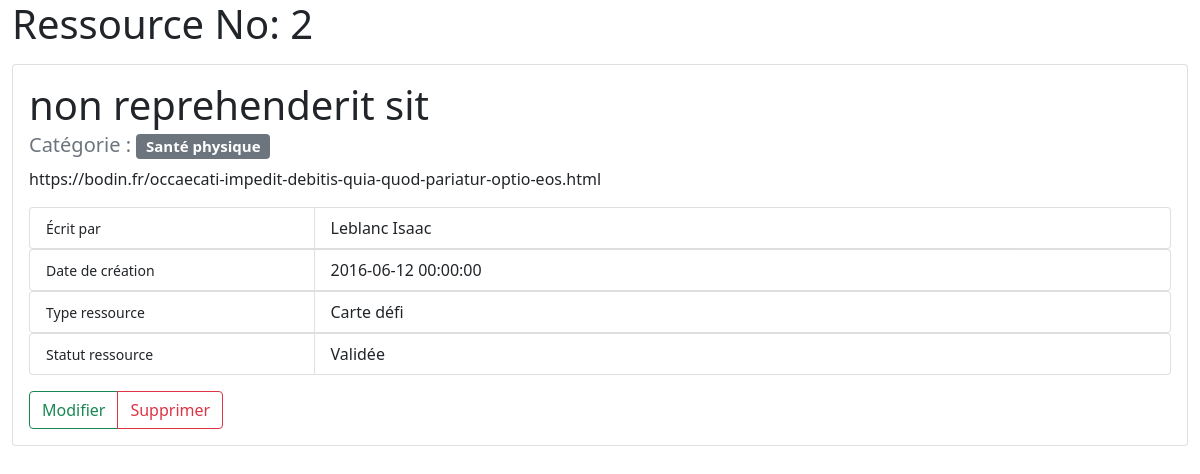
The app's page /ressource.php?id=2 with its own data.
### tables this page shows
CREATE TABLE `ressource` (
  `id` int(11) NOT NULL,
  `categorie_id` int(11) NOT NULL,
  `accessibilite_id` int(11) NOT NULL,
  `auteur_id` int(11) NOT NULL,
  `statut_ressource_id` int(11) NOT NULL,
  `type_ressource_id` int(11) NOT NULL,
  `titre` varchar(255) NOT NULL,
  `lien_serveur` varchar(255) NOT NULL,
  `date_creation` datetime NOT NULL
);

CREATE TABLE `categorie` (
  `id` int(11) NOT NULL,
  `libelle` varchar(255) NOT NULL
);

CREATE TABLE `utilisateur` (
  `id` int(11) NOT NULL,
  `role_id` int(11) NOT NULL,
  `statut_compte_id` int(11) NOT NULL,
  `email` varchar(180) NOT NULL,
  `roles` longtext NOT NULL CHECK (json_valid(`roles`)),
  `password` varchar(255) NOT NULL,
  `nom` varchar(255) NOT NULL,
  `prenom` varchar(255) NOT NULL,
  `numero_departement` varchar(255) NOT NULL,
  `pseudo` varchar(255) NOT NULL
);

CREATE TABLE `type_ressource` (
  `id` int(11) NOT NULL,
  `libelle` varchar(255) NOT NULL
);

CREATE TABLE `statut_ressource` (
  `id` int(11) NOT NULL,
  `libelle` varchar(255) NOT NULL
);

### libraries/Renderer.php (called while the page is built, shortened)
<?php
class Renderer
{
    public static function render(string $path, array $variables = []): void
    {
        extract($variables);
        require('templates/' . $path . '.html.php');
        $pageContenu = ob_get_clean();
        require('templates/layout.html.php');
    }
}

### libraries/controllers/RessourceController.php (called while the page is built, shortened)
<?php
require_once('libraries/models/Ressource.php');
require_once('libraries/Renderer.php');
class RessourceController
{
    protected $model;
    public function __construct()
    {
        $this->model = new \Models\Ressource();
    }
    public function show()
    {
        $ressource_id = null;
        if (!empty($_GET['id']) && ctype_digit($_GET['id'])) {
            $ressource_id = $_GET['id'];
        }
        $ressource = $this->model->find($ressource_id);
        \Renderer::render('ressources/show', compact('pageTitre', 'ressource', 'ressource_id'));
    }
}

### ressource.php (called while the page is built)
<?php
require_once('libraries/controllers/RessourceController.php');
$controller = new \Controllers\RessourceController();
$controller->show();

### libraries/models/Model.php (called while the page is built, shortened)
<?php
require_once('libraries/Database.php');
abstract class Model {
    public function __construct()
    {
        $this->pdo = \Database::getPdo();
    }
}

### libraries/Database.php (called while the page is built)
<?php
class Database
{
    public static function getPdo(): PDO
    {
        $pdo = new PDO('mysql:host=localhost;dbname=projet-cesi;charset=utf8', 'root', '', [
            PDO::ATTR_ERRMODE => PDO::ERRMODE_EXCEPTION,
            PDO::ATTR_DEFAULT_FETCH_MODE => PDO::FETCH_ASSOC
        ]);
        return $pdo;
    }
}

### libraries/models/Ressource.php (called while the page is built, shortened)
<?php
require_once('libraries/models/Model.php');
class Ressource extends Model
{
    public function find(int $id)
    {
        $query = $this->pdo->prepare("SELECT ressource.id, ressource.titre, ressource.lien_serveur, ressource.date_creation,
        statut_ressource.libelle AS statutRessource, type_ressource.libelle AS typeRessource, categorie.libelle AS categorie,
        utilisateur.prenom AS auteurPrenom, utilisateur.nom AS auteurNom
        FROM ressource
        INNER JOIN categorie ON categorie.id = ressource.categorie_id
        INNER JOIN utilisateur ON utilisateur.id = ressource.auteur_id
        INNER JOIN statut_ressource ON statut_ressource.id = ressource.statut_ressource_id
        INNER JOIN type_ressource ON type_ressource.id = ressource.type_ressource_id
        WHERE ressource.id = :ressource_id");
        $query->execute(['ressource_id' => $id]);
        $ressource = $query->fetch();
        return $ressource;
    }
}

### templates/ressources/show.html.php (the view, shortened to what this page needs)
<link href="https://cdn.jsdelivr.net/npm/bootstrap@5.0.0/dist/css/bootstrap.min.css" rel="stylesheet">
<div class="container-fluid">
    <div class="row">
        <div class="col">
            <div class="row">
                <div class="col mb-2">
                    <h1>Ressource No: <?= $ressource['id'] ?></h1>
                </div>
            </div>
            <div class="card">
                <div class="card-body">
                    <div class="row">
                        <div class="col">
                            <h1><?= $ressource['titre'] ?></h1>
                            <h5 class="card-subtitle mb-2 text-muted">Catégorie : <span class="badge bg-secondary"><?= $ressource['categorie'] ?></span></h5>
                            <p class="card-text"><?= $ressource['lien_serveur'] ?></p>
                            <ul class="list-group list-group-horizontal">
                                <li class="list-group-item w-25"><small>Écrit par</small></li>
                                <li class="list-group-item w-75"><?= $ressource['auteurPrenom'] ?> <?= $ressource['auteurNom'] ?></li>
                            </ul>
                            <ul class="list-group list-group-horizontal">
                                <li class="list-group-item w-25"><small>Date de création</small></li>
                                <li class="list-group-item w-75"><?= $ressource['date_creation'] ?></li>
                            </ul>
                            <ul class="list-group list-group-horizontal">
                                <li class="list-group-item w-25"><small>Type ressource</small></li>
                                <li class="list-group-item w-75"><?= $ressource['typeRessource'] ?></li>
                            </ul>
                            <ul class="list-group list-group-horizontal">
                                <li class="list-group-item w-25"><small>Statut ressource</small></li>
                                <li class="list-group-item w-75"><?= $ressource['statutRessource'] ?></li>
                            </ul>
                            <div class="mt-3 btn-group" role="group" aria-label="Basic example">
                                <a href="modify-ressource.php?id=<?= $ressource['id'] ?>" class="btn btn-outline-success">Modifier</a>
                                <a href="delete-ressource.php?id=<?= $ressource['id'] ?>" class="btn btn-outline-danger" onclick="return window.confirm(`Êtes vous sur de vouloir supprimer cette ressource ?!`)">Supprimer</a>
                            </div>
                        </div>
                    </div>
                </div>
            </div>
        </div>
    </div>
</div>

### templates/layout.html.php (shortened to what this page needs)
<!DOCTYPE html>
<html lang="en">
<head>
</head>
<body>
    <?= $pageContenu ?>
</body>
</html>

### records on screen
ressource: titre "non reprehenderit sit", categorie.libelle "Santé physique", lien_serveur "https://bodin.fr/occaecati-impedit-debitis-quia-quod-pariatur-optio-eos.html", auteur.prenom "Leblanc", auteur.nom "Isaac", date_creation "2016-06-12 00:00:00", type_ressource.libelle "Carte défi", statut_ressource.libelle "Validée"
